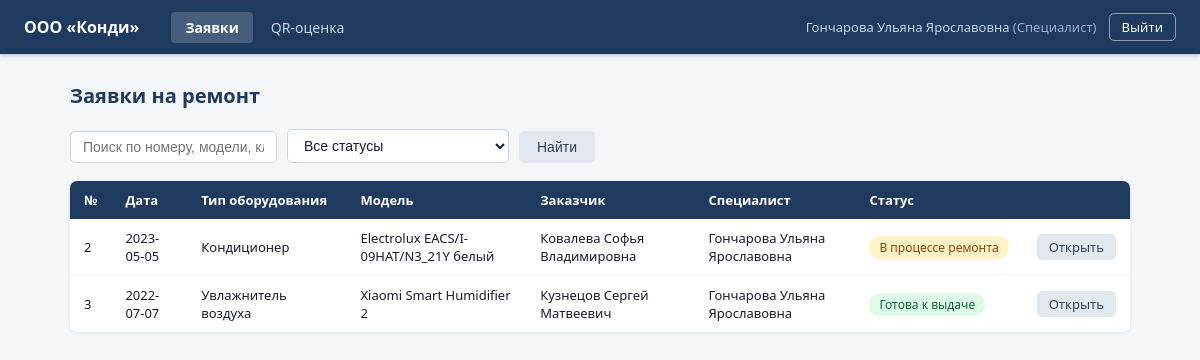
/dashboard (signed in), run on the app's committed database.
### tables this page shows
CREATE TABLE users (
            user_id   INTEGER PRIMARY KEY AUTOINCREMENT,
            fio       TEXT NOT NULL,
            phone     TEXT NOT NULL,
            login     TEXT UNIQUE NOT NULL,
            password  TEXT NOT NULL,
            role      TEXT NOT NULL CHECK(role IN (
                'Администратор', 'Менеджер', 'Оператор', 'Специалист', 'Заказчик'
            ))
        );

CREATE TABLE requests (
            request_id          INTEGER PRIMARY KEY AUTOINCREMENT,
            start_date          TEXT NOT NULL,
            climate_tech_type   TEXT NOT NULL,
            climate_tech_model  TEXT NOT NULL,
            problem_description TEXT NOT NULL,
            request_status      TEXT NOT NULL DEFAULT 'Новая заявка' CHECK(request_status IN (
                'Новая заявка', 'В процессе ремонта',
                'Ожидание комплектующих', 'Готова к выдаче', 'Завершена'
            )),
            completion_date TEXT,
            repair_parts    TEXT,
            master_id       INTEGER REFERENCES users(user_id),
            client_id       INTEGER NOT NULL REFERENCES users(user_id)
        );

### app.py (the view, shortened to what this page needs)
@app.route('/dashboard')
@login_required
def dashboard():
    conn = get_db()
    role = session['role']
    user_id = session['user_id']
    search = request.args.get('search', '').strip()
    filter_status = request.args.get('status', '').strip()
    query = '''
        SELECT r.*,
               u_client.fio AS client_fio,
               u_master.fio AS master_fio
        FROM requests r
        JOIN  users u_client ON r.client_id  = u_client.user_id
        LEFT JOIN users u_master ON r.master_id = u_master.user_id
        WHERE 1=1
    '''
    params = []
    if role == 'Заказчик':
        query += ' AND r.client_id = ?'
        params.append(user_id)
    elif role == 'Специалист':
        query += ' AND r.master_id = ?'
        params.append(user_id)
    if filter_status:
        query += ' AND r.request_status = ?'
        params.append(filter_status)
    query += ' ORDER BY r.start_date DESC'
    requests_list = conn.execute(query, params).fetchall()
    conn.close()
    statuses = [
        'Новая заявка', 'В процессе ремонта',
        'Ожидание комплектующих', 'Готова к выдаче', 'Завершена'
    ]
    return render_template(
        'dashboard.html',
        requests=requests_list,
        statuses=statuses,
        search=search,
        selected_status=filter_status
    )

### app.py (called while the page is built)
def get_db():
    conn = sqlite3.connect(DB_PATH)
    conn.row_factory = sqlite3.Row
    return conn

def login_required(f):
    @wraps(f)
    def wrapper(*args, **kwargs):
        if 'user_id' not in session:
            return redirect(url_for('login'))
        return f(*args, **kwargs)
    return wrapper

### templates/dashboard.html (shortened to what this page needs)
{% extends 'base.html' %}
{% block content %}
<div class="page-header">
    <h1 class="page-title">Заявки на ремонт</h1>
</div>
<form class="filters" method="GET">
    <input type="text" name="search" value="{{ search }}" placeholder="Поиск по номеру, модели, клиенту...">
    <select name="status">
        <option value="">Все статусы</option>
    </select>
    <button type="submit" class="btn btn-secondary">Найти</button>
</form>
<div class="table-wrap">
    <table>
        <thead>
            <tr>
                <th>№</th>
                <th>Дата</th>
                <th>Тип оборудования</th>
                <th>Модель</th>
                <th>Заказчик</th>
                <th>Специалист</th>
                <th>Статус</th>
                <th></th>
            </tr>
        </thead>
        <tbody>
        {% if requests %}
            {% for r in requests %}
            <tr>
                <td>{{ r.request_id }}</td>
                <td>{{ r.start_date }}</td>
                <td>{{ r.climate_tech_type }}</td>
                <td>{{ r.climate_tech_model }}</td>
                <td>{{ r.client_fio }}</td>
                <td>{{ r.master_fio or '—' }}</td>
                <td>
                    {% if r.request_status == 'Новая заявка' %}
                        <span class="badge badge-new">{{ r.request_status }}</span>
                    {% elif r.request_status == 'В процессе ремонта' %}
                        <span class="badge badge-process">{{ r.request_status }}</span>
                    {% elif r.request_status == 'Ожидание комплектующих' %}
                        <span class="badge badge-waiting">{{ r.request_status }}</span>
                    {% elif r.request_status == 'Готова к выдаче' %}
                        <span class="badge badge-ready">{{ r.request_status }}</span>
                    {% else %}
                        <span class="badge badge-done">{{ r.request_status }}</span>
                    {% endif %}
                </td>
                <td>
                    <a href="{{ url_for('request_detail', request_id=r.request_id) }}" class="btn btn-secondary btn-sm">Открыть</a>
                </td>
            </tr>
            {% endfor %}
        {% else %}
            <tr><td colspan="8" class="no-data">Заявки не найдены</td></tr>
        {% endif %}
        </tbody>
    </table>
</div>
{% endblock %}

### templates/base.html (shortened to what this page needs)
<!DOCTYPE html>
<html lang="ru">
<head>
    <link rel="stylesheet" href="{{ url_for('static', filename='css/style.css') }}">
</head>
<body>
{% if session.user_id %}
<header class="header">
    <div class="header-inner">
        <a href="{{ url_for('dashboard') }}" class="logo">ООО «Конди»</a>
        <nav class="nav">
            <a href="{{ url_for('dashboard') }}" class="nav-link {% if request.endpoint == 'dashboard' %}active{% endif %}">Заявки</a>
            <a href="{{ url_for('qr_page') }}" class="nav-link {% if request.endpoint == 'qr_page' %}active{% endif %}">QR-оценка</a>
        </nav>
        <div class="header-user">
            <span class="user-info">{{ session.fio }} <em>({{ session.role }})</em></span>
            <a href="{{ url_for('logout') }}" class="btn btn-sm btn-outline">Выйти</a>
        </div>
    </div>
</header>
{% endif %}
<main class="main">
    <div class="container">
        {% block content %}{% endblock %}
    </div>
</main>
</body>
</html>

### static/css/style.css (style rules this page uses)
*, *::before, *::after { box-sizing: border-box; margin: 0; padding: 0; }
body { font-family: 'Segoe UI', Tahoma, Geneva, Verdana, sans-serif; font-size: 14px; background: #f4f6f8; color: #1a1a2e; min-height: 100vh; }
a { color: #2563eb; text-decoration: none; }
.header { background: #1e3a5f; color: #fff; padding: 0 24px; height: 54px; display: flex; align-items: center; position: sticky; top: 0; z-index: 100; box-shadow: 0 2px 4px rgba(0,0,0,0.2); }
.header-inner { display: flex; align-items: center; gap: 32px; width: 100%; }
.logo { color: #fff; font-weight: 700; font-size: 16px; white-space: nowrap; text-decoration: none; }
.nav { display: flex; gap: 4px; flex: 1; }
.nav-link { color: #c5d5e8; padding: 6px 14px; border-radius: 4px; font-size: 14px; text-decoration: none; transition: background 0.15s, color 0.15s; }
.nav-link.active { background: rgba(255,255,255,0.18); color: #fff; font-weight: 600; }
.header-user { display: flex; align-items: center; gap: 12px; white-space: nowrap; }
.user-info { color: #c5d5e8; font-size: 13px; }
.user-info em { font-style: normal; color: #93b4d4; }
.main { padding: 28px 0; }
.container { max-width: 1100px; margin: 0 auto; padding: 0 20px; }
.page-header { display: flex; justify-content: space-between; align-items: center; margin-bottom: 20px; }
.page-title { font-size: 20px; font-weight: 600; color: #1e3a5f; }
.btn { display: inline-block; padding: 8px 18px; border-radius: 5px; font-size: 14px; font-weight: 500; cursor: pointer; border: none; text-decoration: none; transition: background 0.15s, opacity 0.15s; white-space: nowrap; }
.btn-outline { background: transparent; color: #fff; border: 1px solid rgba(255,255,255,0.5); padding: 5px 14px; }
.btn-secondary { background: #e2e8f0; color: #334155; }
.btn-sm { padding: 4px 12px; font-size: 13px; }
.filters { display: flex; gap: 10px; margin-bottom: 18px; flex-wrap: wrap; align-items: flex-end; }
.filters input, .filters select { padding: 7px 12px; border: 1px solid #cbd5e1; border-radius: 5px; font-size: 14px; background: #fff; color: #1a1a2e; }
.table-wrap { overflow-x: auto; background: #fff; border-radius: 7px; box-shadow: 0 1px 4px rgba(0,0,0,0.08); }
table { width: 100%; border-collapse: collapse; }
thead th { background: #1e3a5f; color: #fff; padding: 10px 14px; text-align: left; font-weight: 600; font-size: 13px; white-space: nowrap; }
tbody tr { border-bottom: 1px solid #f1f5f9; }
tbody tr:last-child { border-bottom: none; }
tbody td { padding: 10px 14px; font-size: 13px; vertical-align: middle; }
.badge { display: inline-block; padding: 3px 10px; border-radius: 20px; font-size: 12px; font-weight: 500; white-space: nowrap; }
.badge-process { background: #fef3c7; color: #92400e; }
.badge-ready { background: #dcfce7; color: #166534; }

### data on the page
users: fio "Гончарова Ульяна Ярославовна", role "Специалист"
requests: request_id "2", start_date "2023-05-05", climate_tech_type "Кондиционер", climate_tech_model "Electrolux EACS/I-09HAT/N3_21Y белый", client_fio "Ковалева Софья Владимировна", fio "Гончарова Ульяна Ярославовна", request_status "В процессе ремонта"
requests: request_id "3", start_date "2022-07-07", climate_tech_type "Увлажнитель воздуха", climate_tech_model "Xiaomi Smart Humidifier 2", client_fio "Кузнецов Сергей Матвеевич", fio "Гончарова Ульяна Ярославовна", request_status "Готова к выдаче"
